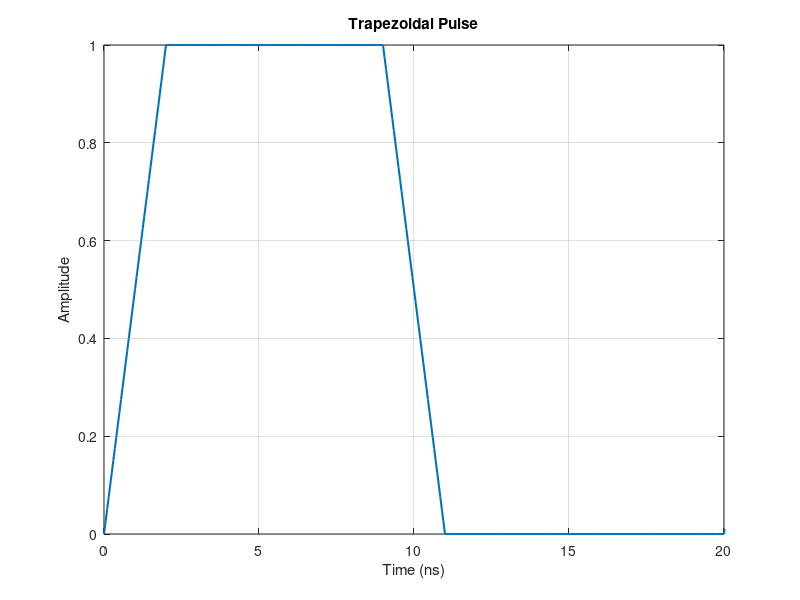
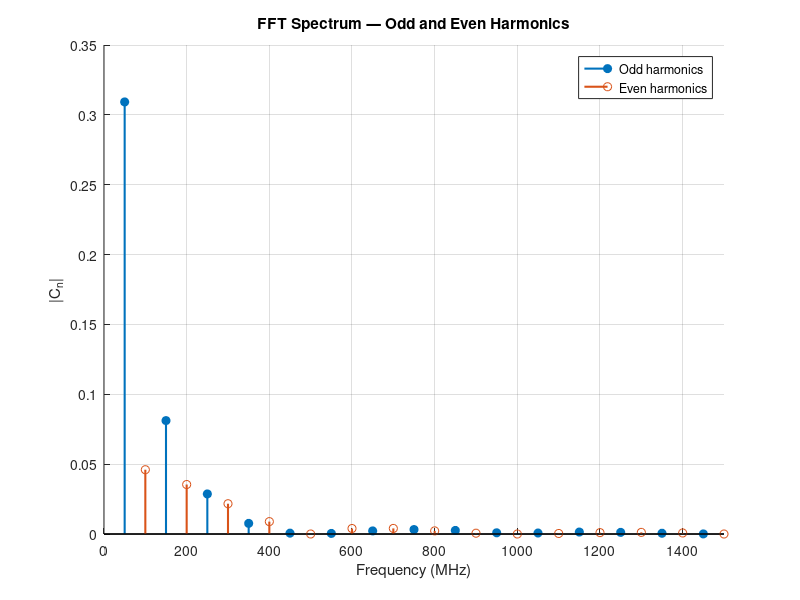

The MATLAB source for these figures, in order:
clc;
clear;
close all;

  
% BASIC PARAMETERS
    

T = 20e-9;                  % Repetition period
D = 0.45;                   % Duty cycle
A = 1;                      % Amplitude

f0 = 1/T;                   % 50 MHz

% tau = nominal pulse duration parameter
tau = D*T;

% Rise and fall times
Tr = 2.0e-9;
Tf = 2.0e-9;

  
% TIME SAMPLING
    

Fs = 20e9;                  % Sampling frequency
Nperiod = 200;              % Number of periods

dt = 1/Fs;

t = 0:dt:Nperiod*T-dt;

  
% GENERATE YOUR TRAPEZOIDAL WAVEFORM
    

tm = mod(t,T);

x = zeros(size(t));

      
% RISE
      

idx = (tm >= 0) & (tm < Tr);

x(idx) = A*tm(idx)/Tr;

      
% FLAT TOP
      

t_fall_start = tau + (Tr-Tf)/2;

idx = (tm >= Tr) & ...
      (tm < t_fall_start);

x(idx) = A;

      
% FALL
      

t_fall_end = tau + (Tr+Tf)/2;

idx = (tm >= t_fall_start) & ...
      (tm < t_fall_end);

x(idx) = A * ...
    (1 - (tm(idx)-t_fall_start)/Tf);

  
% TIME DOMAIN
    

figure;

plot(t*1e9,x,'LineWidth',1.5);

xlabel('Time (ns)');
ylabel('Amplitude');

title('Trapezoidal Pulse');

grid on;

xlim([0 20]);

  
% FFT
    

N = length(x);

X = fft(x)/N;

df = Fs/N;

  
% HARMONICS
    

nmax = 30;

n = 0:nmax;

f_h = n*f0;

fft_bin = round(f_h/df) + 1;

C_fft = abs(X(fft_bin));

  
% ODD / EVEN HARMONICS
    

odd = mod(n,2)==1;
even = mod(n,2)==0;

% Remove DC
even(1) = false;

  
% PLOT
    

figure;
hold on;

stem(f_h(odd)/1e6,...
     C_fft(odd),...
     'filled',...
     'LineWidth',1.5);

stem(f_h(even)/1e6,...
     C_fft(even),...
     'LineWidth',1.5);

xlabel('Frequency (MHz)');
ylabel('|C_n|');

title('FFT Spectrum — Odd and Even Harmonics');

legend('Odd harmonics','Even harmonics');

grid on;

xlim([0 1500]);

  
% PRINT
    

fprintf('\n========================================\n');
fprintf('Parameters\n');
fprintf('========================================\n');

fprintf('T       = %.3f ns\n',T*1e9);
fprintf('f0      = %.3f MHz\n',f0/1e6);
fprintf('D       = %.2f\n',D);
fprintf('tau     = %.3f ns\n',tau*1e9);
fprintf('Tr      = %.3f ns\n',Tr*1e9);
fprintf('Tf      = %.3f ns\n',Tf*1e9);

fprintf('\nFalling edge:\n');
fprintf('t_start = %.3f ns\n',t_fall_start*1e9);
fprintf('t_end   = %.3f ns\n',t_fall_end*1e9);

fprintf('========================================\n');
